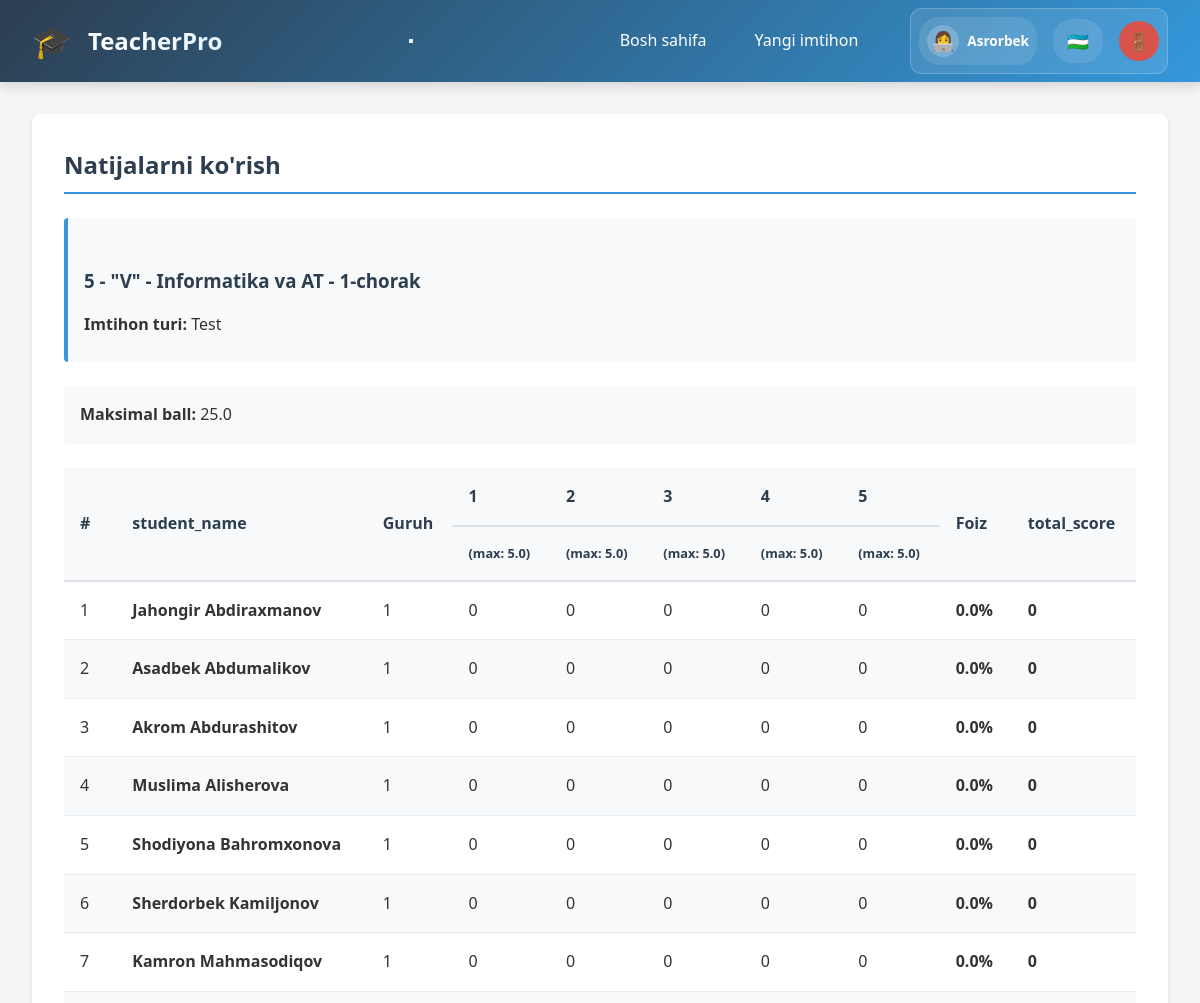
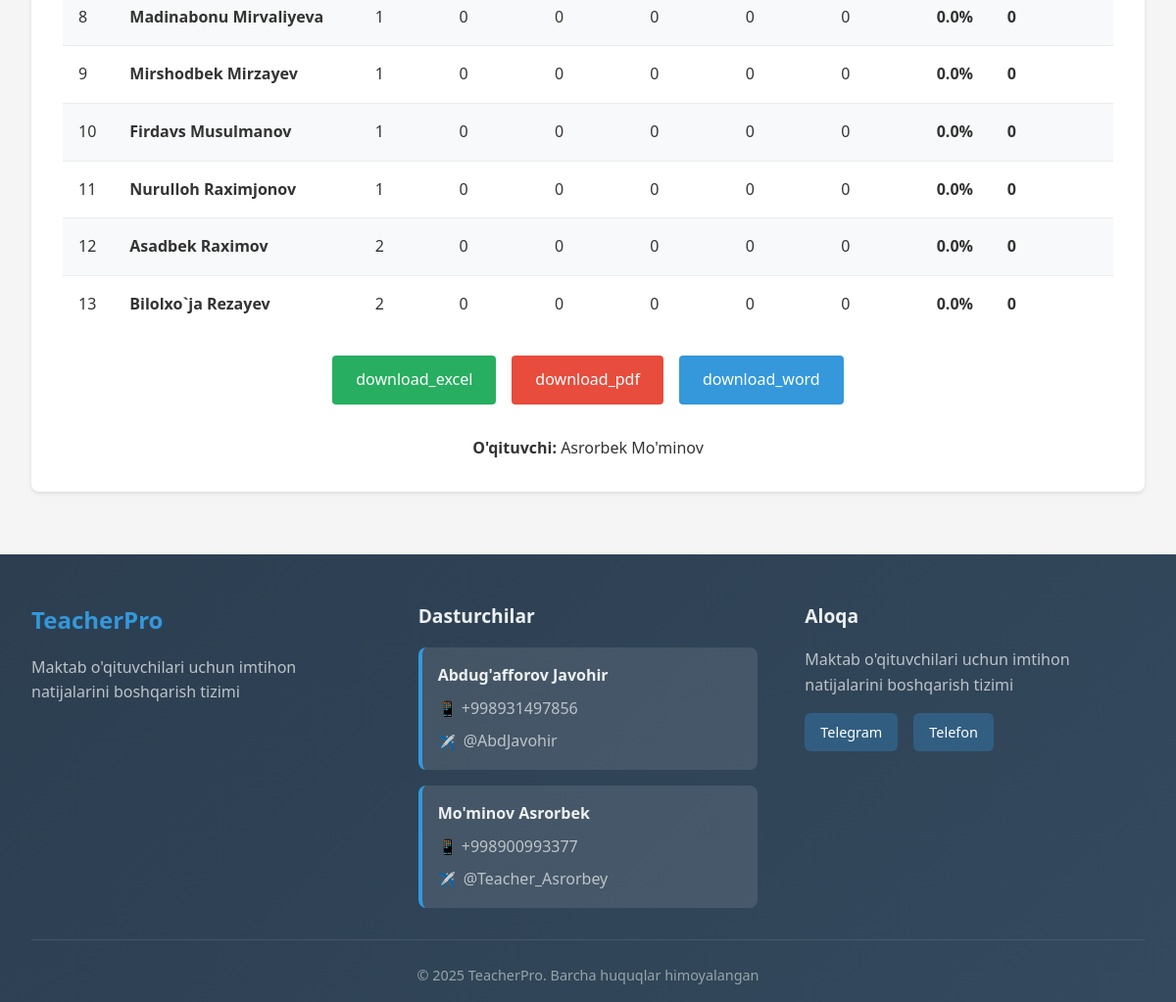
/teacher/results/3 (signed in), run on the app's committed database (2 pictures, top to bottom).
### models.py (models this page shows, shortened)
class Base(DeclarativeBase):
    pass

class Employee(Base):
    __tablename__ = 'employees'
    id = Column(Integer, primary_key=True)
    username = Column(String(80), unique=True, nullable=False)
    password_hash = Column(String(200), nullable=False)
    first_name = Column(String(100), nullable=False)
    last_name = Column(String(100), nullable=False)
    email = Column(String(100))
    is_admin = Column(Boolean, default=False)
    is_active = Column(Boolean, default=True)
    school_id = Column(Integer, ForeignKey('schools.id'), nullable=True)
    staff_title_id = Column(Integer, ForeignKey('staff_titles.id'), nullable=True)
    created_at = Column(DateTime, default=datetime.utcnow)
    updated_at = Column(DateTime, default=datetime.utcnow, onupdate=datetime.utcnow)
    school = relationship('School', back_populates='employees')
    staff_title = relationship('StaffTitle', back_populates='employees')
    assigned_classes = relationship('SchoolClass', secondary='teacher_classes', back_populates='assigned_teachers')
    assigned_subjects = relationship('Subject', secondary='teacher_subjects', back_populates='assigned_teachers')

class SchoolClass(Base):
    __tablename__ = 'classes'
    id = Column(Integer, primary_key=True)
    name = Column(String(100), nullable=False)
    school_id = Column(Integer, ForeignKey('schools.id'), nullable=False)
    leader_first_name = Column(String(100), nullable=True)
    leader_last_name = Column(String(100), nullable=True)
    leader_phone = Column(String(50), nullable=True)
    created_at = Column(DateTime, default=datetime.utcnow)
    school = relationship('School', back_populates='classes')
    students = relationship('Student', back_populates='school_class', cascade='all, delete-orphan')
    exams = relationship('Exam', back_populates='school_class')
    assigned_teachers = relationship('Employee', secondary='teacher_classes', back_populates='assigned_classes')

class Subject(Base):
    __tablename__ = 'subjects'
    id = Column(Integer, primary_key=True)
    name = Column(String(100), nullable=False, unique=True)
    assigned_teachers = relationship('Employee', secondary='teacher_subjects', back_populates='assigned_subjects')

class Quarter(Base):
    __tablename__ = 'quarters'
    id = Column(Integer, primary_key=True)
    name = Column(String(50), nullable=False, unique=True)
    order_num = Column(Integer, nullable=False)

class ExamType(Base):
    __tablename__ = 'exam_types'
    id = Column(Integer, primary_key=True)
    name = Column(String(100), nullable=False, unique=True)

class Question(Base):
    __tablename__ = 'questions'
    id = Column(Integer, primary_key=True)
    exam_id = Column(Integer, ForeignKey('exams.id'), nullable=False)
    question_number = Column(Integer, nullable=False)
    question_type_id = Column(Integer, ForeignKey('question_types.id'), nullable=False)
    max_score = Column(Float, nullable=False)
    exam = relationship('Exam', back_populates='questions')
    question_type = relationship('QuestionType')

### routers/teacher.py (the view)
@router.get("/results/{exam_id}", response_class=HTMLResponse)
async def view_results(
    request: Request,
    exam_id: int,
    db: AsyncSession = Depends(get_db)
):
    exam_result = await db.execute(select(Exam).where(Exam.id == exam_id))
    exam = exam_result.scalar_one_or_none()
    if not exam:
        flash(request, 'Imtihon topilmadi', 'danger')
        return RedirectResponse(url="/teacher/dashboard", status_code=303)
    students_result = await db.execute(
        select(Student)
        .where(Student.class_id == exam.class_id)
        .order_by(Student.last_name, Student.first_name)
    )
    students = students_result.scalars().all()
    questions_result = await db.execute(
        select(Question)
        .where(Question.exam_id == exam_id)
        .order_by(Question.question_number)
    )
    questions = questions_result.scalars().all()
    class_result = await db.execute(select(SchoolClass).where(SchoolClass.id == exam.class_id))
    class_obj = class_result.scalar_one_or_none()
    subject_result = await db.execute(select(Subject).where(Subject.id == exam.subject_id))
    subject = subject_result.scalar_one_or_none()
    quarter_result = await db.execute(select(Quarter).where(Quarter.id == exam.quarter_id))
    quarter = quarter_result.scalar_one_or_none()
    exam_type_result = await db.execute(select(ExamType).where(ExamType.id == exam.exam_type_id))
    exam_type = exam_type_result.scalar_one_or_none()
    teacher_result = await db.execute(select(Employee).where(Employee.id == exam.teacher_id))
    teacher = teacher_result.scalar_one_or_none()
    exam_info = {
        'class_name': class_obj.name if class_obj else '',
        'subject_name': subject.name if subject else '',
        'quarter_name': quarter.name if quarter else '',
        'exam_type_name': exam_type.name if exam_type else '',
        'teacher_name': f"{teacher.first_name} {teacher.last_name}" if teacher else ''
    }
    total_max_score = sum(q.max_score for q in questions)
    results = []
    for student in students:
        student_results_query = await db.execute(
            select(ExamResult)
            .where(ExamResult.exam_id == exam_id, ExamResult.student_id == student.id)
        )
        student_results = student_results_query.scalars().all()
        question_scores = []
        total_score = 0
        for question in questions:
            result = next((r for r in student_results if r.question_id == question.id), None)
            score = result.score if result else 0
            question_scores.append(score)
            total_score += score
        percentage = (total_score / total_max_score * 100) if total_max_score > 0 else 0
        results.append({
            'student_name': f"{student.first_name} {student.last_name}",
            'group_number': student.group_number,
            'question_scores': question_scores,
            'total_score': total_score,
            'percentage': round(percentage, 1)
        })
    context = await get_template_context(request)
    context.update({
        'exam': exam,
        'exam_info': exam_info,
        'questions': questions,
        'results': results,
        'total_max_score': total_max_score
    })
    return templates.TemplateResponse('teacher/view_results.html', context)

### templates/teacher/view_results.html (shortened to what this page needs)
{% extends "base.html" %}
{% block content %}
<div class="card">
    <h2>{{ _('view_results') }}</h2>
    <div class="exam-info-box">
        <h3>{{ exam_info.class_name }} - {{ exam_info.subject_name }} - {{ exam_info.quarter_name }}</h3>
        <p><strong>{{ _('exam_type') }}:</strong> {{ exam_info.exam_type_name }}</p>
    </div>
    <div class="results-summary">
        <p><strong>{{ _('max_score') }}:</strong> {{ total_max_score }}</p>
    </div>
    <div class="score-table">
        <table>
            <thead>
                <tr>
                    <th rowspan="2">#</th>
                    <th rowspan="2">{{ _('student_name') }}</th>
                    <th rowspan="2">{{ _('group') }}</th>
                    {% for question in questions %}
                    <th colspan="1">{{ question.question_number }}</th>
                    {% endfor %}
                    <th rowspan="2">{{ _('percentage') }}</th>
                    <th rowspan="2">{{ _('total_score') }}</th>
                </tr>
                <tr>
                    {% for question in questions %}
                    <th style="font-size: 0.8em;">({{ _('max') }}: {{ question.max_score }})</th>
                    {% endfor %}
                </tr>
            </thead>
            <tbody>
                {% for result in results %}
                <tr>
                    <td>{{ loop.index }}</td>
                    <td><strong>{{ result.student_name }}</strong></td>
                    <td>{{ result.group_number }}</td>
                    {% for score in result.question_scores %}
                    <td>{{ score }}</td>
                    {% endfor %}
                    <td><strong>{{ result.percentage }}%</strong></td>
                    <td><strong>{{ result.total_score }}</strong></td>
                </tr>
                {% endfor %}
            </tbody>
        </table>
    </div>
    <div class="download-buttons">
        <a href="{{ url_for('download_results', exam_id=exam.id, format='excel') }}" class="btn btn-success">{{
            _('download_excel') }}</a>
        <a href="{{ url_for('download_results', exam_id=exam.id, format='pdf') }}" class="btn btn-danger">{{
            _('download_pdf') }}</a>
        <a href="{{ url_for('download_results', exam_id=exam.id, format='word') }}" class="btn btn-primary">{{
            _('download_word') }}</a>
    </div>
    <div style="margin-top: 2rem; text-align: center;">
        <p><strong>{{ _('teacher') }}:</strong> {{ exam_info.teacher_name }}</p>
    </div>
</div>
{% endblock %}

### templates/base.html (shortened to what this page needs)
<!DOCTYPE html>
<html lang="{{ current_language }}">
<head>
    <link rel="stylesheet" href="{{ url_for('static', filename='style.css') }}">
</head>
<body>
    <nav class="navbar">
        <div class="nav-brand">
            <div class="nav-icon">🎓</div>
            <h1>{{ _('app_name') }}</h1>
        </div>
        <button class="hamburger-menu" id="hamburgerMenu">
        </button>
        <div class="nav-links">
            {% if session.user_id %}
            <div class="nav-menu" id="navMenu">
                {% if session.is_admin %}
                <a href="{{ url_for('admin_dashboard') }}"
                    class="nav-link {% if request.endpoint == 'admin_dashboard' %}active{% endif %}">
                    {{ _('dashboard') }}
                </a>
                <a href="{{ url_for('schools_list') }}"
                    class="nav-link {% if request.endpoint == 'schools_list' %}active{% endif %}">
                    {{ _('schools') }}
                </a>
                <a href="{{ url_for('employees_list') }}"
                    class="nav-link {% if request.endpoint == 'employees_list' %}active{% endif %}">
                    {{ _('employees') }}
                </a>
                <div class="nav-dropdown" id="settingsDropdown">
                    <a href="#" class="nav-link">
                        {{ _('settings') }}
                        <span class="dropdown-arrow">▼</span>
                    </a>
                    <div class="dropdown-menu" style="background: #638ba7;">
                        <a href="{{ url_for('subjects_list') }}" class="dropdown-link">{{ _('subjects') }}</a>
                        <a href="{{ url_for('quarters_list') }}" class="dropdown-link">{{ _('quarters') }}</a>
                        <a href="{{ url_for('exam_names_list') }}" class="dropdown-link">{{ _('exam_names') }}</a>
                        <a href="{{ url_for('exam_types_list') }}" class="dropdown-link">{{ _('exam_types') }}</a>
                        <a href="{{ url_for('question_types_list') }}" class="dropdown-link">{{ _('question_types')
                            }}</a>
                        <a href="{{ url_for('staff_titles_list') }}" class="dropdown-link">{{ _('staff_titles') }}</a>
                        <a href="{{ url_for('manage_languages') }}" class="dropdown-link">{{ _('manage_languages')
                            }}</a>
                    </div>
                </div>
                {% else %}
                <a href="{{ url_for('teacher_dashboard') }}"
                    class="nav-link {% if request.endpoint == 'teacher_dashboard' %}active{% endif %}">
                    {{ _('dashboard') }}
                </a>
                <a href="{{ url_for('create_exam') }}"
                    class="nav-link {% if request.endpoint == 'create_exam' %}active{% endif %}">
                    {{ _('create_exam') }}
                </a>
                {% endif %}
            </div>
            <div class="nav-user" id="navUser">
                <div class="user-info-compact">
                    <span class="user-avatar">👩‍💻</span>
                    <span class="user-name-short">{{ session.full_name.split(' ')[0] }}</span>
                </div>
                <div class="language-selector-compact">
                    <div class="language-current" id="languageCurrent">
                        {% if current_language == 'uz' %}🇺🇿{% endif %}
                    </div>
                </div>
                <a href="{{ url_for('logout') }}" class="logout-btn-compact" title="{{ _('logout') }}">
                    <span class="logout-icon">🚪</span>
                </a>
            </div>
            {% endif %}
        </div>
    </nav>
    <div class="container">
        {% block content %}{% endblock %}
    </div>
    <footer class="footer">
        <div class="footer-content">
            <div class="footer-section">
                <h3>{{ _('app_name') }}</h3>
                <p>{{ _('footer_description') }}</p>
            </div>
            <div class="footer-section">
                <h4>{{ _('developers') }}</h4>
                <div class="developer-info">
                    <div class="developer">
                        <strong>Abdug'afforov Javohir</strong>
                        <div class="developer-contacts">
                            <span class="contact-item">📱 +998931497856</span>
                            <a href="https://t.me/AbdJavohir" class="contact-link" target="_blank">
                                <span class="telegram-icon">✈️</span> @AbdJavohir
                            </a>
                        </div>
                    </div>
                    <div class="developer">
                        <strong>Mo'minov Asrorbek</strong>
                        <div class="developer-contacts">
                            <span class="contact-item">📱 +998900993377</span>
                            <a href="https://t.me/Teacher_Asrorbey" class="contact-link" target="_blank">
                                <span class="telegram-icon">✈️</span> @Teacher_Asrorbey
                            </a>
                        </div>
                    </div>
                </div>
            </div>
            <div class="footer-section">
                <h4>{{ _('contact') }}</h4>
                <p>{{ _('footer_description') }}</p>
                <div class="footer-links">
                    <a href="https://t.me/AbdJavohir" class="footer-link" target="_blank">Telegram</a>
                    <a href="tel:+998931497856" class="footer-link">{{ _('phone') }}</a>
                </div>
            </div>
        </div>
        <div class="footer-bottom">
            <p>&copy; 2025 {{ _('app_name') }}. {{ _('all_rights_reserved') }}</p>
        </div>
    </footer>
</body>
</html>

### data on the page
Employee: full_name "Asrorbek"
SchoolClass: class_name "5 - \"V\""
Subject: subject_name "Informatika va AT"
Quarter: quarter_name "1-chorak"
ExamType: exam_type_name "Test"
Question: question_number "1", max_score "5.0"
Question: question_number "2", max_score "5.0"
Question: question_number "3", max_score "5.0"
Question: question_number "4", max_score "5.0"
Question: question_number "5", max_score "5.0"

### other printed values
{{ total_max_score }} "25.0"
{{ result.student_name }} "Jahongir Abdiraxmanov" "Asadbek Abdumalikov" "Akrom Abdurashitov" "Muslima Alisherova" "Shodiyona Bahromxonova" "Sherdorbek Kamiljonov" "Kamron Mahmasodiqov" "Madinabonu Mirvaliyeva" "Mirshodbek Mirzayev" "Firdavs Musulmanov" "Nurulloh Raximjonov" "Asadbek Raximov" "Bilolxo`ja Rezayev"
{{ result.group_number }} "1" "1" "1" "1" "1" "1" "1" "1" "1" "1" "1" "2" "2"
{{ score }} "0" "0" "0" "0" "0" "0" "0" "0" "0" "0" "0" "0" "0" "0" "0" "0" "0" "0" "0" "0" "0" "0" "0" "0" "0" "0" "0" "0" "0" "0" "0" "0" "0" "0" "0" "0" "0" "0" "0" "0" "0" "0" "0" "0" "0" "0" "0" "0" "0" "0" "0" "0" "0" "0" "0" "0" "0" "0" "0" "0" "0" "0" "0" "0" "0"
{{ result.percentage }} "0.0" "0.0" "0.0" "0.0" "0.0" "0.0" "0.0" "0.0" "0.0" "0.0" "0.0" "0.0" "0.0"
{{ result.total_score }} "0" "0" "0" "0" "0" "0" "0" "0" "0" "0" "0" "0" "0"
{{ exam_info.teacher_name }} "Asrorbek Mo'minov"
